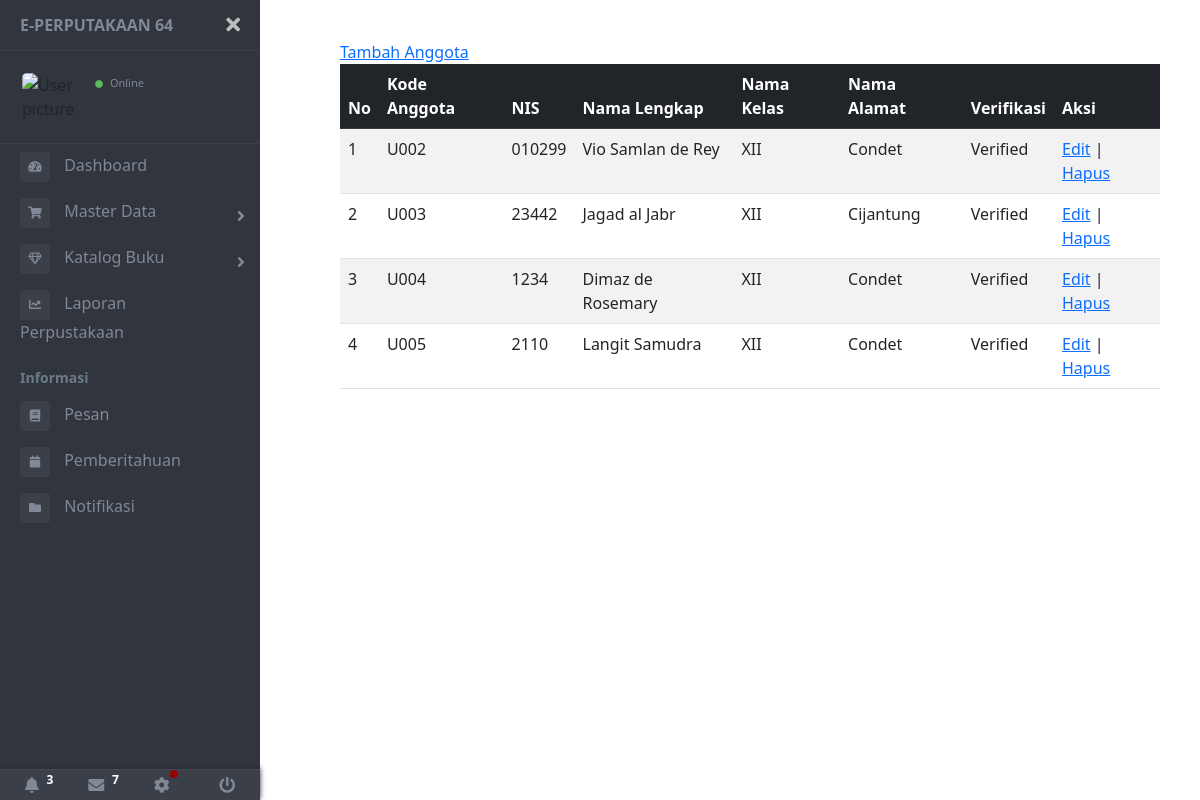
Screenshot of /admin/master_data/data_anggota/index.php with the database file from the repository.
### tables this page shows
CREATE TABLE `user` (
  `id` int(11) NOT NULL,
  `kode` varchar(100) NOT NULL,
  `nis` char(50) DEFAULT NULL,
  `fullname` varchar(50) NOT NULL,
  `username` varchar(100) NOT NULL,
  `password` text NOT NULL,
  `kelas` varchar(50) DEFAULT NULL,
  `alamat` text DEFAULT NULL,
  `verif` enum('verified','unverified') NOT NULL,
  `role` enum('admin','user') NOT NULL,
  `foto` text DEFAULT NULL,
  `join_date` datetime NOT NULL,
  `terakhir_login` datetime NOT NULL
);

### class/Database.php (called while the page is built, shortened)
<?php
class Database{
    private $server = "localhost";
    private $username = "root";
    private $password = "";
    private $database = "db_perpus";
    public function __construct(){
        $this->db = mysqli_connect($this->server, $this->username, $this->password, $this->database);
    }
}
?>

### class/User.php (called while the page is built, shortened)
<?php
include_once("Database.php");
class User extends Database
{
    public function find($id)
    {
        $sql = "SELECT * from user where id='$id'";
        return $this->db->query($sql)->fetch_assoc();
    }
    public function getAnggota()
    {
        $sql = "SELECT * from user where role='user'";
        return $this->db->query($sql)->fetch_all(MYSQLI_ASSOC);
    }
}

### admin/master_data/data_anggota/index.php (the view, shortened to what this page needs)
<?php
include_once("../../../class/User.php");
$user = new User;
$data_user = $user->find($_SESSION["id"]);
$data_anggota = $user->getAnggota();
?>
<!DOCTYPE html>
<html lang="en">
<head>
    <link rel="stylesheet" href="../../../assets/css/style.css">
    <?php include("../../../partials/t_script_js.php") ?>
</head>
<body>
    <div class="page-wrapper chiller-theme toggled">
        <?php include("../../../partials/sidebar_admin.php"); ?>
        <main class="page-content">
            <div class="container-fluid">
                <div class="tambah">
                    <a href="tambah.php">Tambah Anggota</a>
                </div>
                <div class="table">
                    <table class="table  table-striped" id="jquery-tab">
                        <thead>
                            <tr class="table-dark">
                                <th>No</th>
                                <th>Kode Anggota</th>
                                <th>NIS</th>
                                <th>Nama Lengkap</th>
                                <th>Nama Kelas</th>
                                <th>Nama Alamat</th>
                                <th>Verifikasi</th>
                                <th>Aksi</th>
                            </tr>
                        </thead>
                        <tbody>
                            <?php foreach ($data_anggota as $key => $b) { ?>
                                <tr>
                                    <td><?= $key + 1 ?></td>
                                    <td><?= $b["kode"] ?></td>
                                    <td><?= $b["nis"] ?></td>
                                    <td><?= $b["fullname"] ?></td>
                                    <td><?= $b["kelas"] ?></td>
                                    <td><?= $b["alamat"] ?></td>
                                    <td class="text-capitalize"><?= $b["verif"] ?></td>
                                    <td>
                                        <a href="edit.php?id=<?= $b["id"] ?>">Edit</a> |
                                        <a href="hapus.php?id=<?= $b["id"] ?>">Hapus</a>
                                    </td>
                                </tr>
                            <?php } ?>
                        </tbody>
                    </table>
                </div>
            </div>
        </main>
    </div>
</body>
</html>

### partials/t_script_js.php (shortened to what this page needs)
<link rel="stylesheet" href="https://cdn.datatables.net/1.13.2/css/jquery.dataTables.min.css">
<link rel="stylesheet" href="https://cdn.datatables.net/datetime/1.3.0/css/dataTables.dateTime.min.css">
<link href="https://cdn.jsdelivr.net/npm/bootstrap@5.3.0-alpha1/dist/css/bootstrap.min.css" rel="stylesheet">
<link href="https://use.fontawesome.com/releases/v5.0.6/css/all.css" rel="stylesheet">

### partials/sidebar_admin.php (shortened to what this page needs)
<nav id="sidebar" class="sidebar-wrapper">
    <div class="sidebar-content">
        <div class="sidebar-brand">
            <a href="http://localhost/perpus/admin/index.php">E-Perputakaan 64</a>
            <div id="close-sidebar">
                <i class="fas fa-times"></i>
            </div>
        </div>
        <div class="sidebar-header">
            <div class="user-pic">
                <img class="img-responsive img-rounded" src="<?= $data_user["foto"] ?>" alt="User picture">
            </div>
            <div class="user-info">
                <span class="user-status">
                    <i class="fa fa-circle"></i>
                    <span>Online</span>
                </span>
            </div>
        </div>
        <div class="sidebar-menu">
            <ul>
                <li class="sidebar">
                    <a href="http://localhost/perpus/admin/index.php">
                        <i class="fa fa-tachometer-alt"></i>
                        <span>Dashboard</span>
                    </a>
                </li>
                <li class="sidebar-dropdown">
                    <a href="#">
                        <i class="fa fa-shopping-cart"></i>
                        <span>Master Data</span>
                    </a>
                </li>
                <li class="sidebar-dropdown">
                    <a href="#">
                        <i class="far fa-gem"></i>
                        <span>Katalog Buku</span>
                    </a>
                </li>
                <li class="sidebar">
                    <a href="http://localhost/perpus/admin/laporan_perpus/index.php">
                        <i class="fa fa-chart-line"></i>
                        <span>Laporan Perpustakaan</span>
                    </a>
                </li>
                <li class="header-menu">
                    <span>Informasi</span>
                </li>
                <li>
                    <a href="http://localhost/perpus/admin/pesan.php">
                        <i class="fa fa-book"></i>
                        <span>Pesan</span>
                    </a>
                </li>
                <li>
                    <a href="http://localhost/perpus/admin/pemberitahuan.php">
                        <i class="fa fa-calendar"></i>
                        <span>Pemberitahuan</span>
                    </a>
                </li>
                <li>
                    <a href="http://localhost/perpus/admin/notif.php">
                        <i class="fa fa-folder"></i>
                        <span>Notifikasi</span>
                    </a>
                </li>
            </ul>
        </div>
    </div>
    <div class="sidebar-footer">
        <a href="#">
            <i class="fa fa-bell"></i>
            <span class="badge badge-pill badge-warning notification">3</span>
        </a>
        <a href="#">
            <i class="fa fa-envelope"></i>
            <span class="badge badge-pill badge-success notification">7</span>
        </a>
        <a href="#">
            <i class="fa fa-cog"></i>
            <span class="badge-sonar"></span>
        </a>
        <a href="http://localhost/perpus/logout.php">
            <i class="fa fa-power-off"></i>
        </a>
    </div>
</nav>

### rows the page displays
user: kode "U002", nis "010299", fullname "Vio Samlan de Rey", kelas "XII", alamat "Condet", verif "Verified"
user: kode "U003", nis "23442", fullname "Jagad al Jabr", kelas "XII", alamat "Cijantung", verif "Verified"
user: kode "U004", nis "1234", fullname "Dimaz de Rosemary", kelas "XII", alamat "Condet", verif "Verified"
user: kode "U005", nis "2110", fullname "Langit Samudra", kelas "XII", alamat "Condet", verif "Verified"
